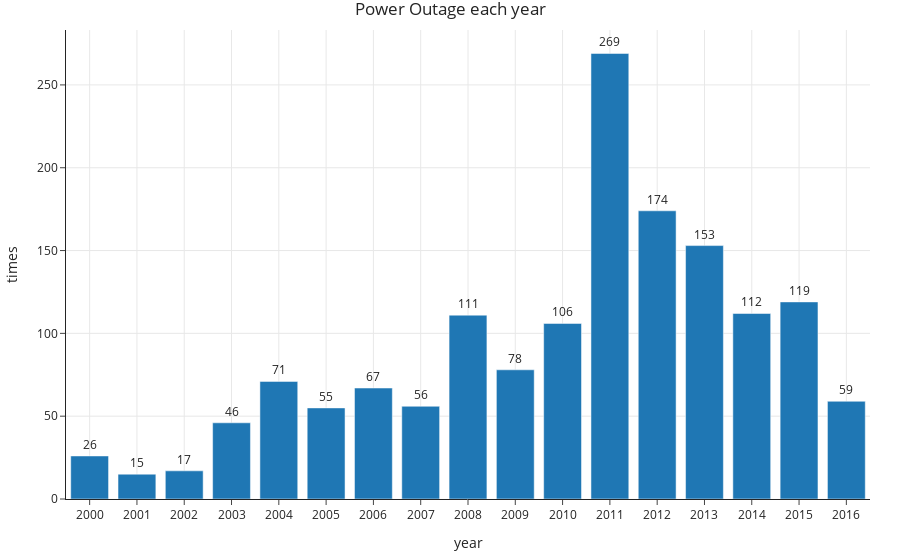

Notebook cell for this chart:
### Code cell
fig_year = px.bar(
    yearly_outages,
    x='YEAR',
    y='Outage_Count',
    title='Power Outage each year',
    labels={'YEAR': 'year', 'Outage_Count': 'times'},
    text='Outage_Count'  # 在柱状图上显示数值
)

fig_year.update_traces(textposition='outside')
fig_year.update_layout(
    xaxis=dict(dtick=1),  # 确保年份轴刻度为整数
    uniformtext_minsize=8,
    uniformtext_mode='hide'
)

fig_year.show()

### Figure 1 — Plotly figure (JSON) as saved in the notebook; plotly's stock layout.template omitted (floating-point values rounded to 4 significant figures)
{"data": [{"alignmentgroup": "True", "hovertemplate": "year=%{x}<br>times=%{text}<extra></extra>", "legendgroup": "", "marker": {"color": "#1F77B4", "pattern": {"shape": ""}}, "name": "", "offsetgroup": "", "orientation": "v", "showlegend": false, "text": [26, 15, 17, 46, 71, 55, 67, 56, 111, 78, 106, 269, 174, 153, 112, 119, 59], "textposition": "outside", "type": "bar", "x": [2000, 2001, 2002, 2003, 2004, 2005, 2006, 2007, 2008, 2009, 2010, 2011, 2012, 2013, 2014, 2015, 2016], "xaxis": "x", "y": [26, 15, 17, 46, 71, 55, 67, 56, 111, 78, 106, 269, 174, 153, 112, 119, 59], "yaxis": "y"}], "layout": {"barmode": "relative", "legend": {"tracegroupgap": 0}, "title": {"text": "Power Outage each year"}, "uniformtext": {"minsize": 8, "mode": "hide"}, "xaxis": {"anchor": "y", "domain": [0, 1], "dtick": 1, "title": {"text": "year"}}, "yaxis": {"anchor": "x", "domain": [0, 1], "title": {"text": "times"}}}}
